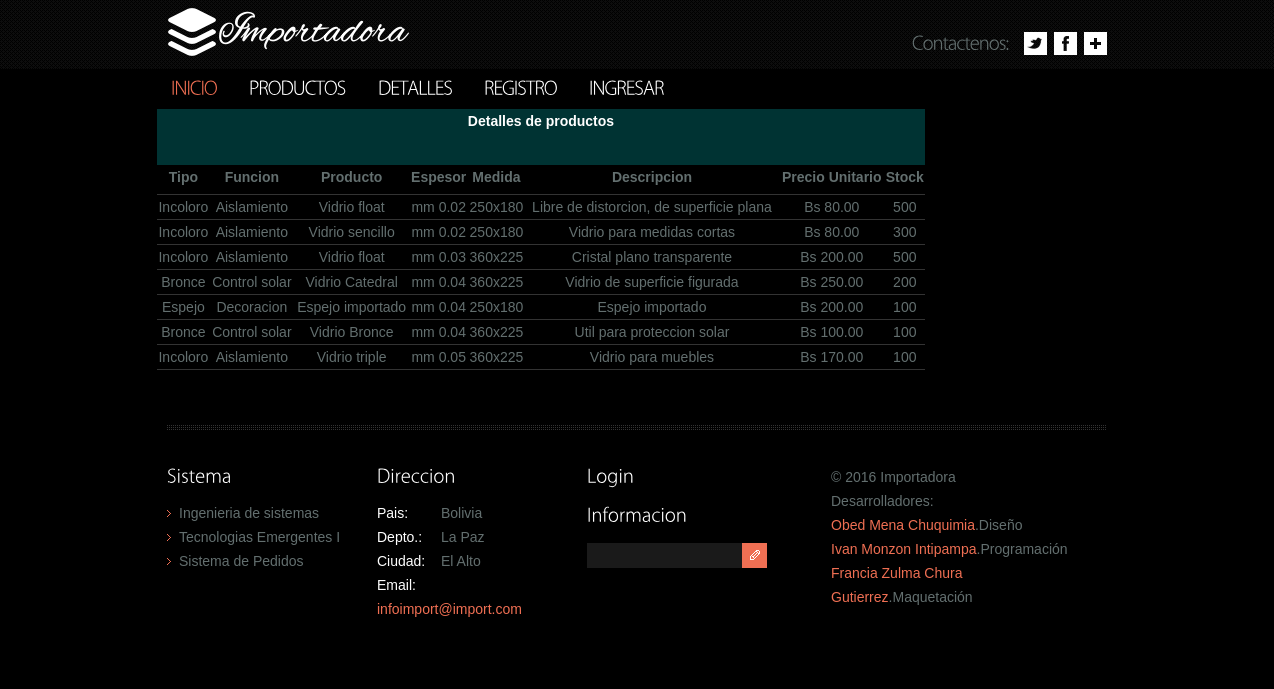
/detalles.php, run on the app's committed database.
### tables this page shows
CREATE TABLE IF NOT EXISTS `productos` (
`idproducto` int(10) NOT NULL,
  `fechaingreso` varchar(100) NOT NULL,
  `idproveedor` int(10) NOT NULL,
  `idtipo` int(10) NOT NULL,
  `idfuncion` int(10) NOT NULL,
  `producto` varchar(100) NOT NULL,
  `idespesor` int(10) NOT NULL,
  `idmedida` int(10) NOT NULL,
  `descripcion` varchar(100) NOT NULL,
  `cantidaingreso` int(10) NOT NULL,
  `costounitario` decimal(10,2) NOT NULL,
  `preciounitario` decimal(10,2) NOT NULL,
  `totalprecio` decimal(10,2) NOT NULL,
  `totalcosto` decimal(10,2) NOT NULL,
  `diferencia` decimal(10,2) NOT NULL,
  `observacion` varchar(100) NOT NULL,
  `stock` varchar(100) NOT NULL
);

CREATE TABLE IF NOT EXISTS `tipos` (
`idtipo` int(10) NOT NULL,
  `tipo` varchar(100) NOT NULL
);

CREATE TABLE IF NOT EXISTS `funciones` (
`idfuncion` int(10) NOT NULL,
  `funcion` varchar(100) NOT NULL
);

CREATE TABLE IF NOT EXISTS `espesores` (
`idespesor` int(10) NOT NULL,
  `grosor` decimal(10,2) NOT NULL,
  `nombregrosor` varchar(100) NOT NULL
);

CREATE TABLE IF NOT EXISTS `medidas` (
`idmedida` int(10) NOT NULL,
  `medida` varchar(50) NOT NULL,
  `clase` varchar(100) NOT NULL
);

### detalles.php (the view, shortened to what this page needs)
<!DOCTYPE html>
<html lang="es">
    <head>
        <link rel="stylesheet" type="text/css" media="screen" href="css/reset.css">
        <link rel="stylesheet" type="text/css" media="screen" href="css/grid_12.css">
        <link rel="stylesheet" type="text/css" media="screen" href="css/style.css">
    </head>
    <body>
        <header>
            <div class="main">
                <h1><a href="index.php"><img src="images/logo.png" alt=""></a></h1>
                <div class="social-icons">
                    <span>Contactenos:</span>
                    <a href="#" class="icon-3"></a>
                    <a href="#" class="icon-2"></a>
                    <a href="#" class="icon-1"></a>
                </div>
            </div>
        </header>
        <nav>
            <ul class="menu">
                <li class="current"><a href="index.php">Inicio</a></li>
                <li><a href="productos.php">Productos</a></li>
                <li><a href="detalles.php">Detalles</a></li>
                <li><a href="registro.php">Registro</a></li>
                <li><a href="ingresar.php">Ingresar</a></li>
            </ul>
        </nav>
        <section id="content">
            <table border="1" cellpadding="0" cellspacing="0" width="80%">
                <tr>
                    <th colspan="8" align="center" height="55px" style="border-bottom:1px solid #033; background: #033; color:#FFF;">Detalles de productos</th>
                </tr>
                <tr height="30px">
                    <th style="border-bottom:1px solid #333;">Tipo</th>
                    <th style="border-bottom:1px solid #333;">Funcion</th>
                    <th style="border-bottom:1px solid #333;">Producto</th>
                    <th style="border-bottom:1px solid #333;">Espesor</th>
                    <th style="border-bottom:1px solid #333;">Medida</th>
                    <th style="border-bottom:1px solid #333;">Descripcion</th>
                    <th style="border-bottom:1px solid #333;">Precio Unitario</th>
                    <th style="border-bottom:1px solid #333;">Stock</th>
                </tr>
                <?php
                require('config.php');
                $query = "SELECT tipo, funcion, producto, grosor, medida,descripcion,preciounitario, stock
                FROM productos p, tipos t, funciones f, espesores e, medidas m
                where p.idtipo=t.idtipo AND p.idfuncion=f.idfuncion AND p.idespesor=e.idespesor AND p.idmedida=m.idmedida";
                $result = mysqli_query($db_link, $query);
                while ($row = mysqli_fetch_array($result)) {
                    ?>
                    <tr align="center" style="height:25px">
                        <td style="border-bottom:1px solid #333;"> <?php echo $row['tipo']; ?> </td>
                        <td style="border-bottom:1px solid #333;"> <?php echo $row['funcion']; ?> </td>
                        <td style="border-bottom:1px solid #333;"> <?php echo $row['producto']; ?> </td>
                        <td style="border-bottom:1px solid #333;">mm <?php echo $row['grosor']; ?> </td>
                        <td style="border-bottom:1px solid #333;"> <?php echo $row['medida']; ?> </td>
                        <td style="border-bottom:1px solid #333;"> <?php echo $row['descripcion']; ?> </td>
                        <td style="border-bottom:1px solid #333;">Bs <?php echo $row['preciounitario']; ?> </td>
                        <td style="border-bottom:1px solid #333;"> <?php echo $row['stock']; ?> </td>
                    </tr>
                <?php }
                ?>
            </table>
        </section>
        <footer>
            <div class="footer-col-1">
                <h3>Sistema</h3>
                <ul class="list-1">
                    <li><a href="#">Ingenieria de sistemas</a></li>
                    <li><a href="#">Tecnologias Emergentes I</a></li>
                    <li><a href="#">Sistema de Pedidos</a></li>
                </ul>
            </div>
            <div class="footer-col-2">
                <h3>Direccion</h3>
                <dl class="adrss">
                    <dd><span>Pais:</span>Bolivia</dd>
                    <dd><span>Depto.:</span>La Paz</dd>
                    <dd><span>Ciudad:</span>El Alto</dd>
                    <dd><span>Email:</span><a href="#" class="link">infoimport@import.com</a></dd>
                </dl>
            </div>
            <div class="footer-col-3">
                <h3><a href="login.php"><font color="White">Login</font></a></h3>
                <h3>Informacion</h3>
                <form id="form-search" method="post">
                    <input type="text" value="" onBlur="if (this.value == '')
                                this.value = ''" onFocus="if (this.value == '')
                                            this.value = ''"  /><a href="#" onClick="document.getElementById('form-search').submit()"></a>
                </form>
            </div>
            <div class="footer-col-4">
                <p>© 2016 Importadora<br>
                <p>Desarrolladores: <br>
                    <a rel="nofollow" href="http://www.obed.com/" target="_blank" class="link">Obed Mena Chuquimia</a>.Diseño</p>
                <a rel="nofollow" href="http://www.ivan.com/" target="_blank" class="link">Ivan Monzon Intipampa</a>.Programación</p>
                <a rel="nofollow" href="http://www.francia.com/" target="_blank" class="link">Francia Zulma Chura Gutierrez</a>.Maquetación</p>
            </div>
        </footer>
    </body>
</html>

### css/style.css (style rules this page uses)
html, body { width:100%; padding:0; margin:0; }
body { font: 14px/24px Tahoma, Geneva, sans-serif; color:#636f6f; min-width:1264px; background: #000; }
.main { width:940px; margin:0 auto; }
a { text-decoration:none; cursor:pointer;text-decoration:none; }
.link { color:#ef6f53; text-decoration:none; }
h3 { font-size:18px; line-height:24px; color:#fff; font-weight:normal; }
ul { margin:0; padding:0;list-style-image:none; }
ul.list-1 li { padding:0px 0 0px 12px; line-height:24px; background:url(../images/marker-1.gif) 0 9px no-repeat; }
ul.list-1 li a { font-size:14px; color:#636f6f; line-height:24px; }
header { width:100%; margin:0 auto; z-index:101; background:url(../images/header.gif) 0 0 repeat; padding:7px 0 12px 0; }
h1 { display:inline-block; z-index:100; float:left; }
.social-icons { overflow:hidden; float:right; padding:25px 0px 0px 0; }
.social-icons span { display:block; font-size:18px; line-height:24px; color:#636f6f; letter-spacing:-1px; margin:-3px 15px 0 0;text-align:right; float:left; }
.social-icons a { display:inline-block; width:23px; height:23px; float:right; }
.icon-1 { background:url(../images/icon-1.png) 0 0 no-repeat; }
.icon-2 { background:url(../images/icon-2.png) 0 0 no-repeat; margin-left:7px; }
.icon-3 { background:url(../images/icon-3.png) 0 0 no-repeat; margin-left:7px; }
nav { width:940px; margin:0 auto; z-index:100; padding:5px 0px 11px 0px; }
ul.menu { display:inline-block; }
ul.menu li { float:left; line-height:24px; margin:0px 28px 0px 4px; }
ul.menu li a { font-size:18px; line-height:24px; color:#fff; text-transform:uppercase; display:inline-block; letter-spacing:-1px; }
ul.menu li a:hover , ul.menu li.current a { color:#ef6f53; }
#content { width:960px; margin:0 auto; padding:0px 0px 55px 0; position:relative; }
footer { width:940px; margin:0 auto; position:relative; overflow:hidden; padding:37px 0 40px 0; background:url(../images/line.png) 0 0 repeat-x; }
footer h3 { padding-bottom:15px; }
.footer-col-1 { float:left; width:190px; padding:0 20px 0 0px; }
#form-search { margin:3px 0 0 0px; overflow:hidden; width:180px; background:#1a1a1a; }
#form-search input { width:140px; height:20px; font-family:Tahoma, Geneva, sans-serif; font-size:14px; color:#fff; border:none; background:transparent; vertical-align:top; padding:2px 5px 3px 10px; display: inline-block; float:left; }
#form-search a { float:right; background:url(../images/search.gif) 0 0 no-repeat #ef6f53; width:25px; height:25px; }
.footer-col-2 { float:left; width:190px; padding:0 20px 0 0px; }
.footer-col-3 { float:left; width:180px; padding:0 64px 0 0px; }
dl.adrss { margin:0px 0 0px 0; }
dl.adrss dd span { width:52px; text-align:left; display:block; float:left; margin-right:12px; color:#fff; }
.footer-col-4 { float:left; width:276px; padding:3px 0px 0 0px; }

### data on the page
productos: idtipo.tipo "Incoloro", idfuncion.funcion "Aislamiento", producto "Vidrio float", idespesor.grosor "0.02", idmedida.medida "250x180", descripcion "Libre de distorcion, de superficie plana", preciounitario "80.00", stock "500"
productos: idtipo.tipo "Incoloro", idfuncion.funcion "Aislamiento", producto "Vidrio sencillo", idespesor.grosor "0.02", idmedida.medida "250x180", descripcion "Vidrio para medidas cortas", preciounitario "80.00", stock "300"
productos: idtipo.tipo "Incoloro", idfuncion.funcion "Aislamiento", producto "Vidrio float", idespesor.grosor "0.03", idmedida.medida "360x225", descripcion "Cristal plano transparente", preciounitario "200.00", stock "500"
productos: idtipo.tipo "Bronce", idfuncion.funcion "Control solar", producto "Vidrio Catedral", idespesor.grosor "0.04", idmedida.medida "360x225", descripcion "Vidrio de superficie figurada", preciounitario "250.00", stock "200"
productos: idtipo.tipo "Espejo", idfuncion.funcion "Decoracion", producto "Espejo importado", idespesor.grosor "0.04", idmedida.medida "250x180", descripcion "Espejo importado", preciounitario "200.00", stock "100"
productos: idtipo.tipo "Bronce", idfuncion.funcion "Control solar", producto "Vidrio Bronce", idespesor.grosor "0.04", idmedida.medida "360x225", descripcion "Util para proteccion solar", preciounitario "100.00", stock "100"
productos: idtipo.tipo "Incoloro", idfuncion.funcion "Aislamiento", producto "Vidrio triple", idespesor.grosor "0.05", idmedida.medida "360x225", descripcion "Vidrio para muebles", preciounitario "170.00", stock "100"
